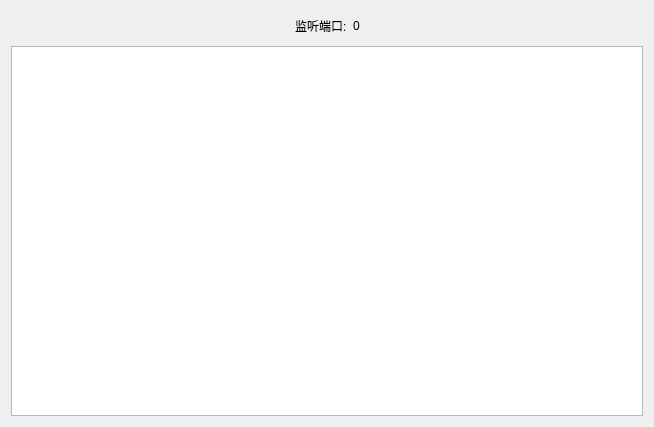
<?xml version="1.0" encoding="UTF-8"?>
<ui version="4.0">
 <class>ReceiveServer</class>
 <widget class="QWidget" name="ReceiveServer">
  <property name="geometry">
   <rect>
    <x>0</x>
    <y>0</y>
    <width>654</width>
    <height>427</height>
   </rect>
  </property>
  <property name="windowTitle">
   <string>Form</string>
  </property>
  <layout class="QVBoxLayout" name="verticalLayout">
   <item>
    <layout class="QHBoxLayout" name="horizontalLayout_2">
     <property name="topMargin">
      <number>5</number>
     </property>
     <property name="bottomMargin">
      <number>4</number>
     </property>
     <item>
      <spacer name="horizontalSpacer_3">
       <property name="orientation">
        <enum>Qt::Horizontal</enum>
       </property>
       <property name="sizeHint" stdset="0">
        <size>
         <width>40</width>
         <height>20</height>
        </size>
       </property>
      </spacer>
     </item>
     <item>
      <layout class="QHBoxLayout" name="horizontalLayout">
       <item>
        <widget class="QLabel" name="label">
         <property name="text">
          <string>监听端口:</string>
         </property>
        </widget>
       </item>
       <item>
        <widget class="QLabel" name="labelListenPort">
         <property name="text">
          <string>0</string>
         </property>
        </widget>
       </item>
      </layout>
     </item>
     <item>
      <spacer name="horizontalSpacer_4">
       <property name="orientation">
        <enum>Qt::Horizontal</enum>
       </property>
       <property name="sizeHint" stdset="0">
        <size>
         <width>40</width>
         <height>20</height>
        </size>
       </property>
      </spacer>
     </item>
    </layout>
   </item>
   <item>
    <widget class="QPlainTextEdit" name="plainTextEditLog">
     <property name="readOnly">
      <bool>true</bool>
     </property>
    </widget>
   </item>
  </layout>
 </widget>
 <resources/>
 <connections/>
</ui>
